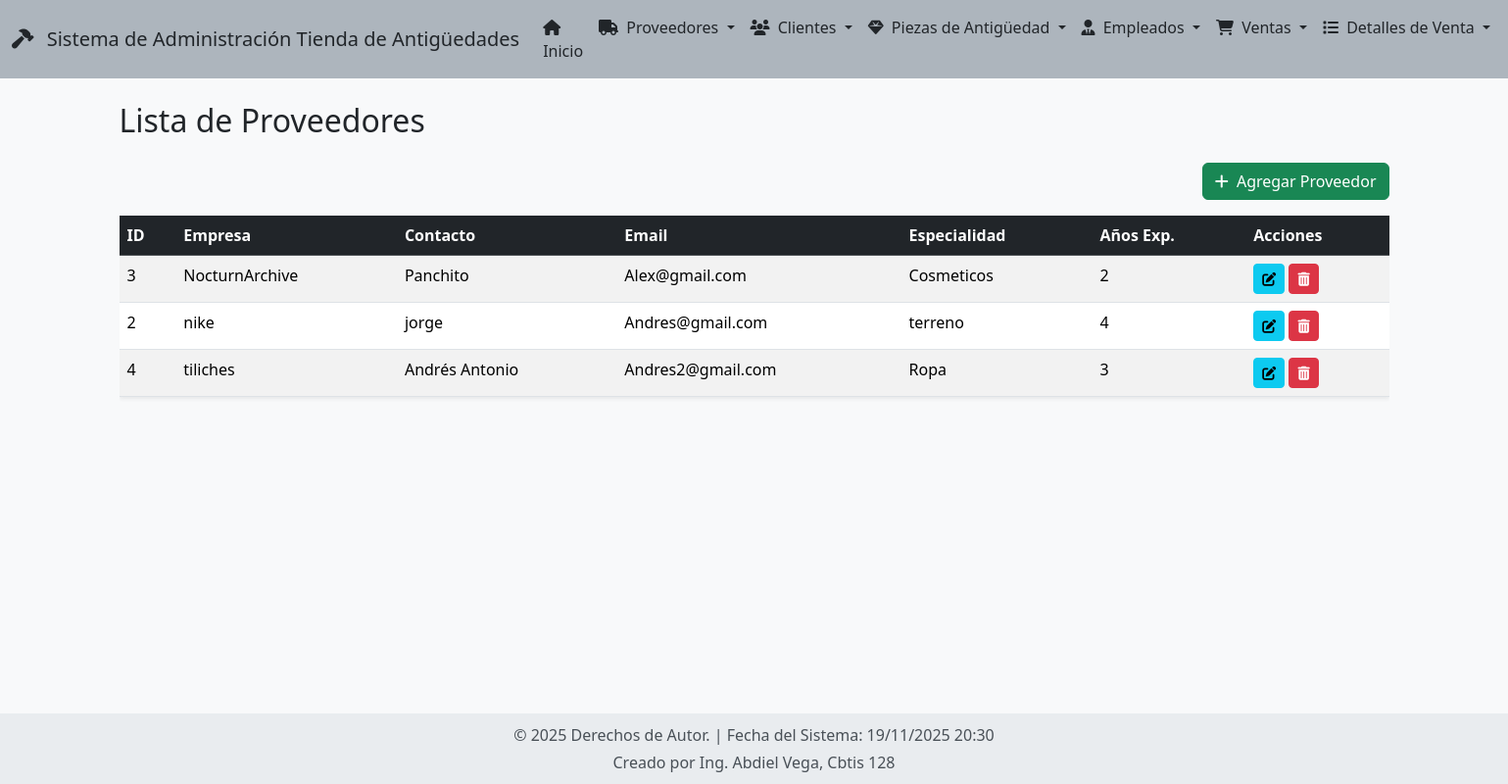
Screenshot of /proveedores/ with the database file from the repository.
### app_Antiguedades/models.py (models this page shows, shortened)
class Proveedor(models.Model):
    nombre_empresa = models.CharField(max_length=200, verbose_name="Nombre de la empresa")
    contacto = models.CharField(max_length=100, verbose_name="Persona de contacto")
    email = models.EmailField(unique=True, verbose_name="Correo electrónico")
    telefono = models.CharField(max_length=15, verbose_name="Teléfono", blank=True, null=True)
    direccion = models.TextField(verbose_name="Dirección")
    especialidad = models.CharField(max_length=100, verbose_name="Especialidad")
    años_experiencia = models.IntegerField(
        validators=[MinValueValidator(1)],
        verbose_name="Años de experiencia"
    )
    class Meta:
        verbose_name = "Proveedor"
        verbose_name_plural = "Proveedores"
        ordering = ['nombre_empresa']

### app_Antiguedades/views.py (the view)
# urls.py: path('proveedores/', views.ver_proveedores, name='ver_proveedores'),
def ver_proveedores(request):
    proveedores = Proveedor.objects.all()
    return render(request, 'proveedor/ver_proveedores.html', {'proveedores': proveedores})

### app_Antiguedades/templates/proveedor/ver_proveedores.html (shortened to what this page needs)
{% extends "base.html" %}
{% block content %}
<h2 class="mb-4">Lista de Proveedores</h2>
<div class="d-flex justify-content-end mb-3">
    <a href="{% url 'agregar_proveedor' %}" class="btn btn-success"><i class="fas fa-plus me-1"></i> Agregar Proveedor</a>
</div>
{% if proveedores %}
<div class="table-responsive">
    <table class="table table-hover table-striped shadow-sm">
        <thead class="table-dark">
            <tr>
                <th>ID</th>
                <th>Empresa</th>
                <th>Contacto</th>
                <th>Email</th>
                <th>Especialidad</th>
                <th>Años Exp.</th>
                <th>Acciones</th>
            </tr>
        </thead>
        <tbody>
            {% for p in proveedores %}
            <tr>
                <td>{{ p.id }}</td>
                <td>{{ p.nombre_empresa }}</td>
                <td>{{ p.contacto }}</td>
                <td>{{ p.email }}</td>
                <td>{{ p.especialidad }}</td>
                <td>{{ p.años_experiencia }}</td>
                <td class="text-nowrap">
                    <a href="{% url 'actualizar_proveedor' p.id %}" class="btn btn-sm btn-info" title="Ver/Editar"><i class="fas fa-edit"></i></a>
                    <a href="{% url 'borrar_proveedor' p.id %}" class="btn btn-sm btn-danger" title="Borrar"><i class="fas fa-trash-alt"></i></a>
                </td>
            </tr>
            {% endfor %}
        </tbody>
    </table>
</div>
{% else %}
<div class="alert alert-warning" role="alert">
    No hay proveedores registrados.
</div>
{% endif %}
{% endblock %}

### app_Antiguedades/templates/base.html (style rules this page uses)
body { background-color: #f8f9fa; min-height: 100vh; display: flex; flex-direction: column; }

### rows the page displays
Proveedor: id "3", nombre_empresa "NocturnArchive", contacto "Panchito", email "Alex@gmail.com", especialidad "Cosmeticos", años_experiencia "2"
Proveedor: id "2", nombre_empresa "nike", contacto "jorge", email "Andres@gmail.com", especialidad "terreno", años_experiencia "4"
Proveedor: id "4", nombre_empresa "tiliches", contacto "Andrés Antonio", email "Andres2@gmail.com", especialidad "Ropa", años_experiencia "3"
